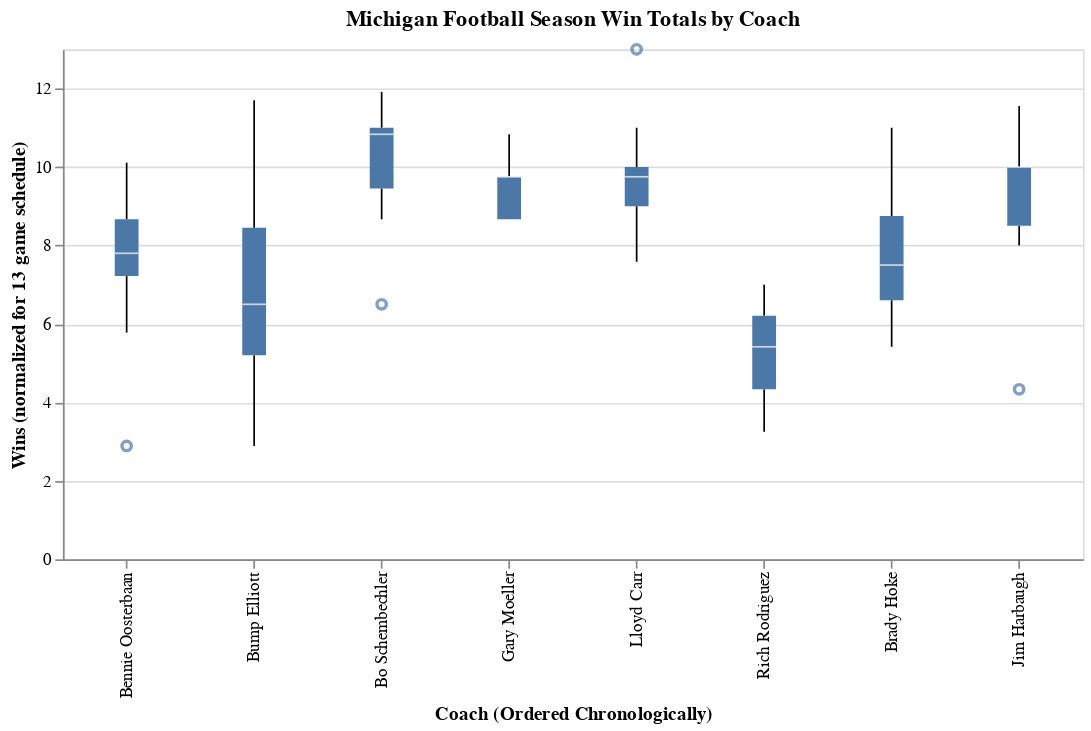

The cell this chart's notebook holds for it:
### Markdown cell above
### Further Deep Dive:

Now istead of looking at the data as a time series, we're simply breaking down the number of wins each coach typically prodcued in their tenure.

Harbaugh has routinely won more games than both of predecessors Rich Rodrigues and Brady Hoke, and his median win total is only 1 fewer win than Bo Schembechler (again, this is an insight we can glean from the tooltip functionality by hovering the mouse over each boxplot).

Additionally, we can even see what year produced each coach's outliers by leverging the tooltip. The "Covid Season" wasn't kind to Coach Harbaugh: his wolverines finsihed with a 2-4 record, which equates to about 4 wins when we normalize for a 13 game schedule. 

Conversely, Lloyd Carr is often regarded as Michigan's second greatest coach (behind Bo Schembechler). However, when we remove his 1997 outlier season where he won Michigan's first National Championship since World War 2, we see that he routinely won a similar number of games as Coach Harbaugh.

These last three insights are entirely thanks to the tooltip functionality, without them we woulnd't be able to explore outliers meaningully on the box plot.

### Code cell
sort_coaches = ['Bennie Oosterbaan','Bump Elliott', 'Bo Schembechler', 'Gary Moeller', 'Lloyd Carr', 'Rich Rodriguez', 'Brady Hoke', 'Jim Harbaugh']

alt.Chart(wins_1950).mark_boxplot().encode(
    y = alt.Y('wins_normalized:Q', title = 'Wins (normalized for 13 game schedule)'),
    x = alt.X('Coach', sort = sort_coaches, title = 'Coach (Ordered Chronologically)'),
    tooltip=alt.Tooltip("Year")
).properties(width = 600, title = "Michigan Football Season Win Totals by Coach")

### Figure 1 — Vega-Lite specification as saved in the notebook (floating-point values rounded to 4 significant figures)
{"config": {"view": {"continuousWidth": 400, "continuousHeight": 300}}, "data": {"name": "data-ad40b3447e5ac262c2123ac7a6561094"}, "mark": "boxplot", "encoding": {"tooltip": {"type": "nominal", "field": "Year"}, "x": {"type": "nominal", "field": "Coach", "sort": ["Bennie Oosterbaan", "Bump Elliott", "Bo Schembechler", "Gary Moeller", "Lloyd Carr", "Rich Rodriguez", "Brady Hoke", "Jim Harbaugh"], "title": "Coach (Ordered Chronologically)"}, "y": {"type": "quantitative", "field": "wins_normalized", "title": "Wins (normalized for 13 game schedule)"}}, "title": "Michigan Football Season Win Totals by Coach", "width": 600, "$schema": "https://vega.github.io/schema/vega-lite/v4.8.1.json", "datasets": {"data-ad40b3447e5ac262c2123ac7a6561094": [{"Year": "2021", "Conf": "Big Ten", "W": "8", "L": "1", "T": null, "AP Pre": null, "AP High": "6", "AP Post": null, "Coach(es)": "Jim Harbaugh (8-1)", "Bowl": null, "Notes": null, "Coach": "Jim Harbaugh", "games_played": 9, "wins_normalized": 11.56}, {"Year": "2020", "Conf": "Big Ten", "W": "2", "L": "4", "T": "0", "AP Pre": "16", "AP High": "13", "AP Post": null, "Coach(es)": "Jim Harbaugh (2-4)", "Bowl": null, "Notes": null, "Coach": "Jim Harbaugh", "games_played": 6, "wins_normalized": 4.333}, {"Year": "2019", "Conf": "Big Ten", "W": "9", "L": "4", "T": "0", "AP Pre": "7", "AP High": "7", "AP Post": "18", "Coach(es)": "Jim Harbaugh (9-4)", "Bowl": "Citrus Bowl-L", "Notes": null, "Coach": "Jim Harbaugh", "games_played": 13, "wins_normalized": 9.0}, {"Year": "2018", "Conf": "Big Ten", "W": "10", "L": "3", "T": "0", "AP Pre": "14", "AP High": "4", "AP Post": "14", "Coach(es)": "Jim Harbaugh (10-3)", "Bowl": "Peach Bowl-L", "Notes": null, "Coach": "Jim Harbaugh", "games_played": 13, "wins_normalized": 10.0}, {"Year": "2017", "Conf": "Big Ten", "W": "8", "L": "5", "T": "0", "AP Pre": "11", "AP High": "7", "AP Post": null, "Coach(es)": "Jim Harbaugh (8-5)", "Bowl": "Outback Bowl-L", "Notes": null, "Coach": "Jim Harbaugh", "games_played": 13, "wins_normalized": 8.0}, {"Year": "2016", "Conf": "Big Ten", "W": "10", "L": "3", "T": "0", "AP Pre": "7", "AP High": "2", "AP Post": "10", "Coach(es)": "Jim Harbaugh (10-3)", "Bowl": "Orange Bowl-L", "Notes": null, "Coach": "Jim Harbaugh", "games_played": 13, "wins_normalized": 10.0}, {"Year": "2015", "Conf": "Big Ten", "W": "10", "L": "3", "T": "0", "AP Pre": null, "AP High": "12", "AP Post": "12", "Coach(es)": "Jim Harbaugh (10-3)", "Bowl": "Citrus Bowl-W", "Notes": null, "Coach": "Jim Harbaugh", "games_played": 13, "wins_normalized": 10.0}, {"Year": "2014", "Conf": "Big Ten", "W": "5", "L": "7", "T": "0", "AP Pre": null, "AP High": null, "AP Post": null, "Coach(es)": "Brady Hoke (5-7)", "Bowl": null, "Notes": null, "Coach": "Brady Hoke", "games_played": 12, "wins_normalized": 5.417}, {"Year": "2013", "Conf": "Big Ten", "W": "7", "L": "6", "T": "0", "AP Pre": "17", "AP High": "11", "AP Post": null, "Coach(es)": "Brady Hoke (7-6)", "Bowl": "Buffalo Wild Wings Bowl-L", "Notes": null, "Coach": "Brady Hoke", "games_played": 13, "wins_normalized": 7.0}, {"Year": "2012", "Conf": "Big Ten", "W": "8", "L": "5", "T": "0", "AP Pre": "8", "AP High": "8", "AP Post": "24", "Coach(es)": "Brady Hoke (8-5)", "Bowl": "Outback Bowl-L", "Notes": null, "Coach": "Brady Hoke", "games_played": 13, "wins_normalized": 8.0}, {"Year": "2011", "Conf": "Big Ten", "W": "11", "L": "2", "T": "0", "AP Pre": null, "AP High": "11", "AP Post": "12", "Coach(es)": "Brady Hoke (11-2)", "Bowl": "Sugar Bowl-W", "Notes": null, "Coach": "Brady Hoke", "games_played": 13, "wins_normalized": 11.0}, {"Year": "2010", "Conf": "Big Ten", "W": "7", "L": "6", "T": "0", "AP Pre": null, "AP High": "18", "AP Post": null, "Coach(es)": "Rich Rodriguez (7-6)", "Bowl": "Gator Bowl-L", "Notes": null, "Coach": "Rich Rodriguez", "games_played": 13, "wins_normalized": 7.0}, {"Year": "2009", "Conf": "Big Ten", "W": "5", "L": "7", "T": "0", "AP Pre": null, "AP High": "22", "AP Post": null, "Coach(es)": "Rich Rodriguez (5-7)", "Bowl": null, "Notes": null, "Coach": "Rich Rodriguez", "games_played": 12, "wins_normalized": 5.417}, {"Year": "2008", "Conf": "Big Ten", "W": "3", "L": "9", "T": "0", "AP Pre": null, "AP High": null, "AP Post": null, "Coach(es)": "Rich Rodriguez (3-9)", "Bowl": null, "Notes": null, "Coach": "Rich Rodriguez", "games_played": 12, "wins_normalized": 3.25}, {"Year": "2007", "Conf": "Big Ten", "W": "9", "L": "4", "T": "0", "AP Pre": "5", "AP High": "5", "AP Post": "18", "Coach(es)": "Lloyd Carr (9-4)", "Bowl": "Capital One Bowl-W", "Notes": null, "Coach": "Lloyd Carr", "games_played": 13, "wins_normalized": 9.0}, {"Year": "2006", "Conf": "Big Ten", "W": "11", "L": "2", "T": "0", "AP Pre": "14", "AP High": "2", "AP Post": "8", "Coach(es)": "Lloyd Carr (11-2)", "Bowl": "Rose Bowl-L", "Notes": null, "Coach": "Lloyd Carr", "games_played": 13, "wins_normalized": 11.0}, {"Year": "2005", "Conf": "Big Ten", "W": "7", "L": "5", "T": "0", "AP Pre": "4", "AP High": "3", "AP Post": null, "Coach(es)": "Lloyd Carr (7-5)", "Bowl": "Alamo Bowl-L", "Notes": null, "Coach": "Lloyd Carr", "games_played": 12, "wins_normalized": 7.583}, {"Year": "2004", "Conf": "Big Ten", "W": "9", "L": "3", "T": "0", "AP Pre": "8", "AP High": "7", "AP Post": "14", "Coach(es)": "Lloyd Carr (9-3)", "Bowl": "Rose Bowl-L", "Notes": null, "Coach": "Lloyd Carr", "games_played": 12, "wins_normalized": 9.75}, {"Year": "2003", "Conf": "Big Ten", "W": "10", "L": "3", "T": "0", "AP Pre": "4", "AP High": "3", "AP Post": "6", "Coach(es)": "Lloyd Carr (10-3)", "Bowl": "Rose Bowl-L", "Notes": null, "Coach": "Lloyd Carr", "games_played": 13, "wins_normalized": 10.0}, {"Year": "2002", "Conf": "Big Ten", "W": "10", "L": "3", "T": "0", "AP Pre": "12", "AP High": "7", "AP Post": "9", "Coach(es)": "Lloyd Carr (10-3)", "Bowl": "Outback Bowl-W", "Notes": null, "Coach": "Lloyd Carr", "games_played": 13, "wins_normalized": 10.0}, {"Year": "2001", "Conf": "Big Ten", "W": "8", "L": "4", "T": "0", "AP Pre": "12", "AP High": "6", "AP Post": "20", "Coach(es)": "Lloyd Carr (8-4)", "Bowl": "Citrus Bowl-L", "Notes": null, "Coach": "Lloyd Carr", "games_played": 12, "wins_normalized": 8.667}, {"Year": "2000", "Conf": "Big Ten", "W": "9", "L": "3", "T": "0", "AP Pre": "6", "AP High": "3", "AP Post": "11", "Coach(es)": "Lloyd Carr (9-3)", "Bowl": "Citrus Bowl-W", "Notes": null, "Coach": "Lloyd Carr", "games_played": 12, "wins_normalized": 9.75}, {"Year": "1999", "Conf": "Big Ten", "W": "10", "L": "2", "T": "0", "AP Pre": "8", "AP High": "3", "AP Post": "5", "Coach(es)": "Lloyd Carr (10-2)", "Bowl": "Orange Bowl-W", "Notes": null, "Coach": "Lloyd Carr", "games_played": 12, "wins_normalized": 10.83}, {"Year": "1998", "Conf": "Big Ten", "W": "10", "L": "3", "T": "0", "AP Pre": "5", "AP High": "5", "AP Post": "12", "Coach(es)": "Lloyd Carr (10-3)", "Bowl": "Citrus Bowl-W", "Notes": null, "Coach": "Lloyd Carr", "games_played": 13, "wins_normalized": 10.0}, {"Year": "1997", "Conf": "Big Ten", "W": "12", "L": "0", "T": "0", "AP Pre": "14", "AP High": "1", "AP Post": "1", "Coach(es)": "Lloyd Carr (12-0)", "Bowl": "Rose Bowl-W", "Notes": null, "Coach": "Lloyd Carr", "games_played": 12, "wins_normalized": 13.0}, {"Year": "1996", "Conf": "Big Ten", "W": "8", "L": "4", "T": "0", "AP Pre": "14", "AP High": "6", "AP Post": "20", "Coach(es)": "Lloyd Carr (8-4)", "Bowl": "Outback Bowl-L", "Notes": null, "Coach": "Lloyd Carr", "games_played": 12, "wins_normalized": 8.667}, {"Year": "1995", "Conf": "Big Ten", "W": "9", "L": "4", "T": "0", "AP Pre": "14", "AP High": "7", "AP Post": "17", "Coach(es)": "Lloyd Carr (9-4)", "Bowl": "Alamo Bowl-L", "Notes": null, "Coach": "Lloyd Carr", "games_played": 13, "wins_normalized": 9.0}, {"Year": "1994", "Conf": "Big Ten", "W": "8", "L": "4", "T": "0", "AP Pre": "5", "AP High": "4", "AP Post": "12", "Coach(es)": "Gary Moeller (8-4)", "Bowl": "Holiday Bowl-W", "Notes": null, "Coach": "Gary Moeller", "games_played": 12, "wins_normalized": 8.667}, {"Year": "1993", "Conf": "Big Ten", "W": "8", "L": "4", "T": "0", "AP Pre": "3", "AP High": "3", "AP Post": "21", "Coach(es)": "Gary Moeller (8-4)", "Bowl": "Hall of Fame Bowl-W", "Notes": null, "Coach": "Gary Moeller", "games_played": 12, "wins_normalized": 8.667}, {"Year": "1992", "Conf": "Big Ten", "W": "9", "L": "0", "T": "3", "AP Pre": "6", "AP High": "3", "AP Post": "5", "Coach(es)": "Gary Moeller (9-0-3)", "Bowl": "Rose Bowl-W", "Notes": null, "Coach": "Gary Moeller", "games_played": 12, "wins_normalized": 9.75}, {"Year": "1991", "Conf": "Big Ten", "W": "10", "L": "2", "T": "0", "AP Pre": "2", "AP High": "2", "AP Post": "6", "Coach(es)": "Gary Moeller (10-2)", "Bowl": "Rose Bowl-L", "Notes": null, "Coach": "Gary Moeller", "games_played": 12, "wins_normalized": 10.83}, {"Year": "1990", "Conf": "Big Ten", "W": "9", "L": "3", "T": "0", "AP Pre": "6", "AP High": "1", "AP Post": "7", "Coach(es)": "Gary Moeller (9-3)", "Bowl": "Gator Bowl-W", "Notes": null, "Coach": "Gary Moeller", "games_played": 12, "wins_normalized": 9.75}, {"Year": "1989", "Conf": "Big Ten", "W": "10", "L": "2", "T": "0", "AP Pre": "1", "AP High": "1", "AP Post": "7", "Coach(es)": "Bo Schembechler (10-2)", "Bowl": "Rose Bowl-L", "Notes": null, "Coach": "Bo Schembechler", "games_played": 12, "wins_normalized": 10.83}, {"Year": "1988", "Conf": "Big Ten", "W": "9", "L": "2", "T": "1", "AP Pre": "11", "AP High": "4", "AP Post": "4", "Coach(es)": "Bo Schembechler (9-2-1)", "Bowl": "Rose Bowl-W", "Notes": null, "Coach": "Bo Schembechler", "games_played": 12, "wins_normalized": 9.75}, {"Year": "1987", "Conf": "Big Ten", "W": "8", "L": "4", "T": "0", "AP Pre": "7", "AP High": "7", "AP Post": "19", "Coach(es)": "Bo Schembechler (8-4)", "Bowl": "Hall of Fame Bowl-W", "Notes": null, "Coach": "Bo Schembechler", "games_played": 12, "wins_normalized": 8.667}, {"Year": "1986", "Conf": "Big Ten", "W": "11", "L": "2", "T": "0", "AP Pre": "2", "AP High": "2", "AP Post": "8", "Coach(es)": "Bo Schembechler (11-2)", "Bowl": "Rose Bowl-L", "Notes": null, "Coach": "Bo Schembechler", "games_played": 13, "wins_normalized": 11.0}, {"Year": "1985", "Conf": "Big Ten", "W": "10", "L": "1", "T": "1", "AP Pre": null, "AP High": "2", "AP Post": "2", "Coach(es)": "Bo Schembechler (10-1-1)", "Bowl": "Fiesta Bowl-W", "Notes": null, "Coach": "Bo Schembechler", "games_played": 12, "wins_normalized": 10.83}, {"Year": "1984", "Conf": "Big Ten", "W": "6", "L": "6", "T": "0", "AP Pre": "14", "AP High": "3", "AP Post": null, "Coach(es)": "Bo Schembechler (6-6)", "Bowl": "Holiday Bowl-L", "Notes": null, "Coach": "Bo Schembechler", "games_played": 12, "wins_normalized": 6.5}, {"Year": "1983", "Conf": "Big Ten", "W": "9", "L": "3", "T": "0", "AP Pre": "10", "AP High": "6", "AP Post": "8", "Coach(es)": "Bo Schembechler (9-3)", "Bowl": "Sugar Bowl-L", "Notes": null, "Coach": "Bo Schembechler", "games_played": 12, "wins_normalized": 9.75}, {"Year": "1982", "Conf": "Big Ten", "W": "8", "L": "4", "T": "0", "AP Pre": "12", "AP High": "10", "AP Post": null, "Coach(es)": "Bo Schembechler (8-4)", "Bowl": "Rose Bowl-L", "Notes": null, "Coach": "Bo Schembechler", "games_played": 12, "wins_normalized": 8.667}, {"Year": "1981", "Conf": "Big Ten", "W": "9", "L": "3", "T": "0", "AP Pre": "1", "AP High": "1", "AP Post": "12", "Coach(es)": "Bo Schembechler (9-3)", "Bowl": "Bluebonnet Bowl-W", "Notes": null, "Coach": "Bo Schembechler", "games_played": 12, "wins_normalized": 9.75}, {"Year": "1980", "Conf": "Big Ten", "W": "10", "L": "2", "T": "0", "AP Pre": "12", "AP High": "4", "AP Post": "4", "Coach(es)": "Bo Schembechler (10-2)", "Bowl": "Rose Bowl-W", "Notes": null, "Coach": "Bo Schembechler", "games_played": 12, "wins_normalized": 10.83}, {"Year": "1979", "Conf": "Big Ten", "W": "8", "L": "4", "T": "0", "AP Pre": "7", "AP High": "6", "AP Post": "18", "Coach(es)": "Bo Schembechler (8-4)", "Bowl": "Gator Bowl-L", "Notes": null, "Coach": "Bo Schembechler", "games_played": 12, "wins_normalized": 8.667}, {"Year": "1978", "Conf": "Big Ten", "W": "10", "L": "2", "T": "0", "AP Pre": "6", "AP High": "3", "AP Post": "5", "Coach(es)": "Bo Schembechler (10-2)", "Bowl": "Rose Bowl-L", "Notes": null, "Coach": "Bo Schembechler", "games_played": 12, "wins_normalized": 10.83}, {"Year": "1977", "Conf": "Big Ten", "W": "10", "L": "2", "T": "0", "AP Pre": "2", "AP High": "1", "AP Post": "9", "Coach(es)": "Bo Schembechler (10-2)", "Bowl": "Rose Bowl-L", "Notes": null, "Coach": "Bo Schembechler", "games_played": 12, "wins_normalized": 10.83}, {"Year": "1976", "Conf": "Big Ten", "W": "10", "L": "2", "T": "0", "AP Pre": "2", "AP High": "1", "AP Post": "3", "Coach(es)": "Bo Schembechler (10-2)", "Bowl": "Rose Bowl-L", "Notes": null, "Coach": "Bo Schembechler", "games_played": 12, "wins_normalized": 10.83}, {"Year": "1975", "Conf": "Big Ten", "W": "8", "L": "2", "T": "2", "AP Pre": "3", "AP High": "2", "AP Post": "8", "Coach(es)": "Bo Schembechler (8-2-2)", "Bowl": "Orange Bowl-L", "Notes": null, "Coach": "Bo Schembechler", "games_played": 12, "wins_normalized": 8.667}, {"Year": "1974", "Conf": "Big Ten", "W": "10", "L": "1", "T": "0", "AP Pre": "6", "AP High": "3", "AP Post": "3", "Coach(es)": "Bo Schembechler (10-1)", "Bowl": null, "Notes": null, "Coach": "Bo Schembechler", "games_played": 11, "wins_normalized": 11.82}, {"Year": "1973", "Conf": "Big Ten", "W": "10", "L": "0", "T": "1", "AP Pre": "5", "AP High": "4", "AP Post": "6", "Coach(es)": "Bo Schembechler (10-0-1)", "Bowl": null, "Notes": null, "Coach": "Bo Schembechler", "games_played": 11, "wins_normalized": 11.82}, {"Year": "1972", "Conf": "Big Ten", "W": "10", "L": "1", "T": "0", "AP Pre": "10", "AP High": "3", "AP Post": "6", "Coach(es)": "Bo Schembechler (10-1)", "Bowl": null, "Notes": null, "Coach": "Bo Schembechler", "games_played": 11, "wins_normalized": 11.82}, {"Year": "1971", "Conf": "Big Ten", "W": "11", "L": "1", "T": "0", "AP Pre": "4", "AP High": "2", "AP Post": "6", "Coach(es)": "Bo Schembechler (11-1)", "Bowl": "Rose Bowl-L", "Notes": null, "Coach": "Bo Schembechler", "games_played": 12, "wins_normalized": 11.92}, {"Year": "1970", "Conf": "Big Ten", "W": "9", "L": "1", "T": "0", "AP Pre": "8", "AP High": "4", "AP Post": "9", "Coach(es)": "Bo Schembechler (9-1)", "Bowl": null, "Notes": null, "Coach": "Bo Schembechler", "games_played": 10, "wins_normalized": 11.7}, {"Year": "1969", "Conf": "Big Ten", "W": "8", "L": "3", "T": "0", "AP Pre": null, "AP High": "7", "AP Post": "9", "Coach(es)": "Bo Schembechler (8-3)", "Bowl": "Rose Bowl-L", "Notes": null, "Coach": "Bo Schembechler", "games_played": 11, "wins_normalized": 9.455}, {"Year": "1968", "Conf": "Big Ten", "W": "8", "L": "2", "T": "0", "AP Pre": null, "AP High": "4", "AP Post": "12", "Coach(es)": "Bump Elliott (8-2)", "Bowl": null, "Notes": null, "Coach": "Bump Elliott", "games_played": 10, "wins_normalized": 10.4}, {"Year": "1967", "Conf": "Big Ten", "W": "4", "L": "6", "T": "0", "AP Pre": null, "AP High": null, "AP Post": null, "Coach(es)": "Bump Elliott (4-6)", "Bowl": null, "Notes": null, "Coach": "Bump Elliott", "games_played": 10, "wins_normalized": 5.2}, {"Year": "1966", "Conf": "Big Ten", "W": "6", "L": "4", "T": "0", "AP Pre": null, "AP High": "8", "AP Post": null, "Coach(es)": "Bump Elliott (6-4)", "Bowl": null, "Notes": null, "Coach": "Bump Elliott", "games_played": 10, "wins_normalized": 7.8}, {"Year": "1965", "Conf": "Big Ten", "W": "4", "L": "6", "T": "0", "AP Pre": "4", "AP High": "4", "AP Post": null, "Coach(es)": "Bump Elliott (4-6)", "Bowl": null, "Notes": null, "Coach": "Bump Elliott", "games_played": 10, "wins_normalized": 5.2}, {"Year": "1964", "Conf": "Big Ten", "W": "9", "L": "1", "T": "0", "AP Pre": null, "AP High": "4", "AP Post": "4", "Coach(es)": "Bump Elliott (9-1)", "Bowl": "Rose Bowl-W", "Notes": null, "Coach": "Bump Elliott", "games_played": 10, "wins_normalized": 11.7}, {"Year": "1963", "Conf": "Big Ten", "W": "3", "L": "4", "T": "2", "AP Pre": null, "AP High": null, "AP Post": null, "Coach(es)": "Bump Elliott (3-4-2)", "Bowl": null, "Notes": null, "Coach": "Bump Elliott", "games_played": 9, "wins_normalized": 4.333}, {"Year": "1962", "Conf": "Big Ten", "W": "2", "L": "7", "T": "0", "AP Pre": null, "AP High": null, "AP Post": null, "Coach(es)": "Bump Elliott (2-7)", "Bowl": null, "Notes": null, "Coach": "Bump Elliott", "games_played": 9, "wins_normalized": 2.889}, {"Year": "1961", "Conf": "Big Ten", "W": "6", "L": "3", "T": "0", "AP Pre": null, "AP High": "6", "AP Post": null, "Coach(es)": "Bump Elliott (6-3)", "Bowl": null, "Notes": null, "Coach": "Bump Elliott", "games_played": 9, "wins_normalized": 8.667}, {"Year": "1960", "Conf": "Big Ten", "W": "5", "L": "4", "T": "0", "AP Pre": null, "AP High": null, "AP Post": null, "Coach(es)": "Bump Elliott (5-4)", "Bowl": null, "Notes": null, "Coach": "Bump Elliott", "games_played": 9, "wins_normalized": 7.222}, {"Year": "1959", "Conf": "Big Ten", "W": "4", "L": "5", "T": "0", "AP Pre": null, "AP High": null, "AP Post": null, "Coach(es)": "Bump Elliott (4-5)", "Bowl": null, "Notes": null, "Coach": "Bump Elliott", "games_played": 9, "wins_normalized": 5.778}, {"Year": "1958", "Conf": "Big Ten", "W": "2", "L": "6", "T": "1", "AP Pre": null, "AP High": "14", "AP Post": null, "Coach(es)": "Bennie Oosterbaan (2-6-1)", "Bowl": null, "Notes": null, "Coach": "Bennie Oosterbaan", "games_played": 9, "wins_normalized": 2.889}, {"Year": "1957", "Conf": "Big Ten", "W": "5", "L": "3", "T": "1", "AP Pre": "6", "AP High": "6", "AP Post": null, "Coach(es)": "Bennie Oosterbaan (5-3-1)", "Bowl": null, "Notes": null, "Coach": "Bennie Oosterbaan", "games_played": 9, "wins_normalized": 7.222}, {"Year": "1956", "Conf": "Big Ten", "W": "7", "L": "2", "T": "0", "AP Pre": "8", "AP High": "5", "AP Post": "7", "Coach(es)": "Bennie Oosterbaan (7-2)", "Bowl": null, "Notes": null, "Coach": "Bennie Oosterbaan", "games_played": 9, "wins_normalized": 10.11}, {"Year": "1955", "Conf": "Big Ten", "W": "7", "L": "2", "T": "0", "AP Pre": "3", "AP High": "1", "AP Post": "12", "Coach(es)": "Bennie Oosterbaan (7-2)", "Bowl": null, "Notes": null, "Coach": "Bennie Oosterbaan", "games_played": 9, "wins_normalized": 10.11}, {"Year": "1954", "Conf": "Big Ten", "W": "6", "L": "3", "T": "0", "AP Pre": null, "AP High": "11", "AP Post": "15", "Coach(es)": "Bennie Oosterbaan (6-3)", "Bowl": null, "Notes": null, "Coach": "Bennie Oosterbaan", "games_played": 9, "wins_normalized": 8.667}, {"Year": "1953", "Conf": "Big Ten", "W": "6", "L": "3", "T": "0", "AP Pre": null, "AP High": "4", "AP Post": "20", "Coach(es)": "Bennie Oosterbaan (6-3)", "Bowl": null, "Notes": null, "Coach": "Bennie Oosterbaan", "games_played": 9, "wins_normalized": 8.667}, {"Year": "1952", "Conf": "Western", "W": "5", "L": "4", "T": "0", "AP Pre": null, "AP High": "12", "AP Post": null, "Coach(es)": "Bennie Oosterbaan (5-4)", "Bowl": null, "Notes": null, "Coach": "Bennie Oosterbaan", "games_played": 9, "wins_normalized": 7.222}, {"Year": "1951", "Conf": "Western", "W": "4", "L": "5", "T": "0", "AP Pre": "17", "AP High": "15", "AP Post": null, "Coach(es)": "Bennie Oosterbaan (4-5)", "Bowl": null, "Notes": null, "Coach": "Bennie Oosterbaan", "games_played": 9, "wins_normalized": 5.778}, {"Year": "1950", "Conf": "Western", "W": "6", "L": "3", "T": "1", "AP Pre": "3", "AP High": "3", "AP Post": "9", "Coach(es)": "Bennie Oosterbaan (6-3-1)", "Bowl": "Rose Bowl-W", "Notes": null, "Coach": "Bennie Oosterbaan", "games_played": 10, "wins_normalized": 7.8}]}}
